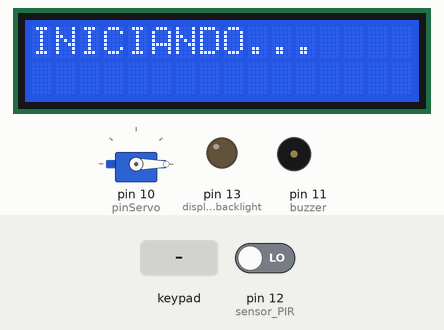
Bench run of a sketch on a simulated Arduino Uno, built with avr-gcc and run on an emulated ATmega328P. On the bench: servo, 16×2 character LCD, output pins drawn as LEDs (lit = HIGH), buzzer (waves = sounding, pin HIGH). The inputs (shaded band) are chosen by the test bench; at power-on: pin 12 (sensor_PIR) LOW. What the sketch prints to the serial monitor is not drawn.

Above: at 0.1 s.
2.3 s: pin 12 (sensor_PIR) driven HIGH
At 3.4 s:
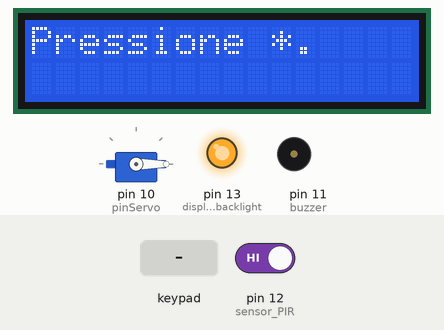
3.8 s: key '*' pressed
At 4.7 s:
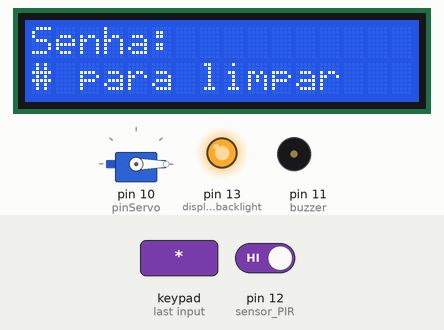
5.3 s: keypad keys 1 2 3 4 5 pressed 0.4 s apart
At 7.2 s:
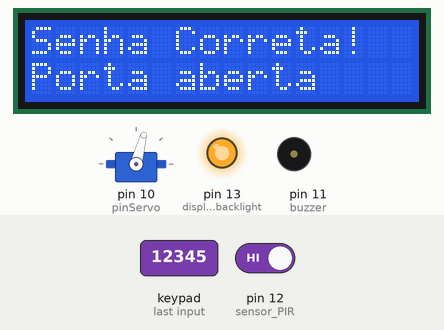
8.8 s: pin 12 (sensor_PIR) driven LOW
At 10.1 s:
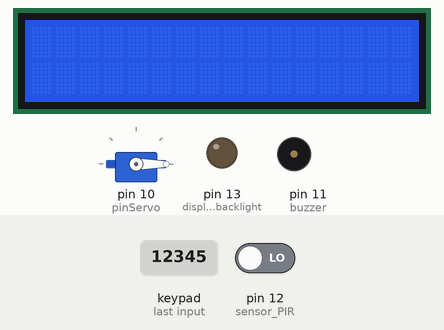
Timing chart, 0 to 11.4 s (numbered marks = the images above; inputs shaded):
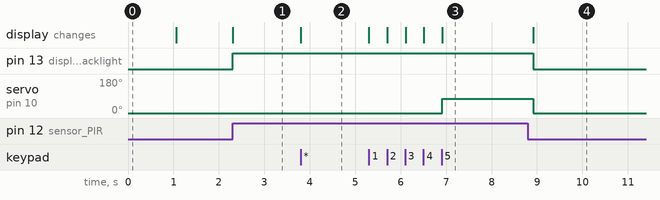

The sketch:

projeto-arduino.ino
```cpp
#include <Keypad.h>
#include <LiquidCrystal.h>
#include <Servo.h>

LiquidCrystal lcd(A0, A1, A2, A3, A4, A5); //Pinos do LCD

String senhaPadrao = "12345"; //mudar a senha aqui
String senha = "";
int i = 0;
int movimento; //sensor pir
int buzzer = 11;
int pinServo = 10;
Servo s;
const byte ROWS = 4;
const byte COLS = 4;
char keys [ROWS] [COLS] = {
    {'1', '2', '3', 'A'},
    {'4', '5', '6', 'B'},
    {'7', '8', '9', 'C'},
    {'*', '0', '#', 'D'}
};

byte rowPins[ROWS] = {9, 8, 7, 6};
byte colPins[COLS] = {5, 4, 3, 2};

Keypad keypad = Keypad(makeKeymap (keys), rowPins, colPins, ROWS, COLS);

void setup()
{
    Serial.begin(9600);
    pinMode(buzzer, OUTPUT);
    pinMode(12, INPUT); //sensor PIR
    pinMode(13, OUTPUT); //display backlight
    s.attach(pinServo);
  	s.write(0);
    lcd.begin(16,2);
    lcd.setCursor (0,0);
    lcd.print("INICIANDO...");
    delay(1000);
    lcd.setCursor(0,0);
    lcd.print("Pressione *");
}

void loop(){
   sensorPir();
}

void sensorPir(){
 	movimento = digitalRead(12);

  if(movimento  == 1){
    digitalWrite(13, HIGH);
    lcd.display();
    char key = keypad.getKey();

        if (key == '*'){
            i = 0;
            lcd.clear();
            senha = "";
            digitarSenha();
        }

  } else {
    digitalWrite(13, LOW);
    lcd.noDisplay();
  }
}

void digitarSenha (){
    while (i < 5){
      char key = keypad.getKey();
      lcd.setCursor (0,0);
  	  lcd.print("Senha: ");
      lcd.setCursor (0,1);
    	lcd.print("# para limpar ");

      if(key){
        Serial.println(key);
          if(key == '#'){
            lcd.clear();
            i=0;
            senha="";
          } else{
            senha += key;
            lcd.setCursor(senha.length() + 6, 0);
            lcd.print('*');
            i++;
          }
      }
    }

 	checarSenha();
}

void checarSenha(){
  if (senha == senhaPadrao){
    	lcd.clear();
    	Serial.println("Senha correta!");
        lcd.setCursor(0,0);
        lcd.print("Senha Correta!");
        lcd.setCursor(0,1);
        lcd.print("Porta aberta");
        s.write(75);
      	delay(2000);
        s.write(0);
        lcd.clear();
        lcd.setCursor(0,0);
        lcd.print("Pressione * ");

    } else {
      lcd.clear();
      Serial.println("Senha incorreta, tente de novo!");
      lcd.setCursor(0,0);
      lcd.print("Senha incorreta!");
      tone(buzzer,293);
      delay(1000);
      noTone(buzzer);
  	  lcd.clear();
      lcd.setCursor(0,0);
      lcd.print("Pressione *");
    }
}
```

Measured:
- after the input at 2.3 s, pin 13 (display_backlight): LOW → HIGH at once; the display: changes at once (image 1)
- after the input at 3.8 s, the display: changes at once (image 2)
- after the input at 5.3 s, servo on pin 10 (pinServo): 0° → 75° after 1.6 s; the display: first changes at once (image 3 shows a later state)
- after the input at 8.8 s, pin 13 (display_backlight): HIGH → LOW after 0.11 s; the display: first differs from a run without the input after 0.11 s (image 4)
